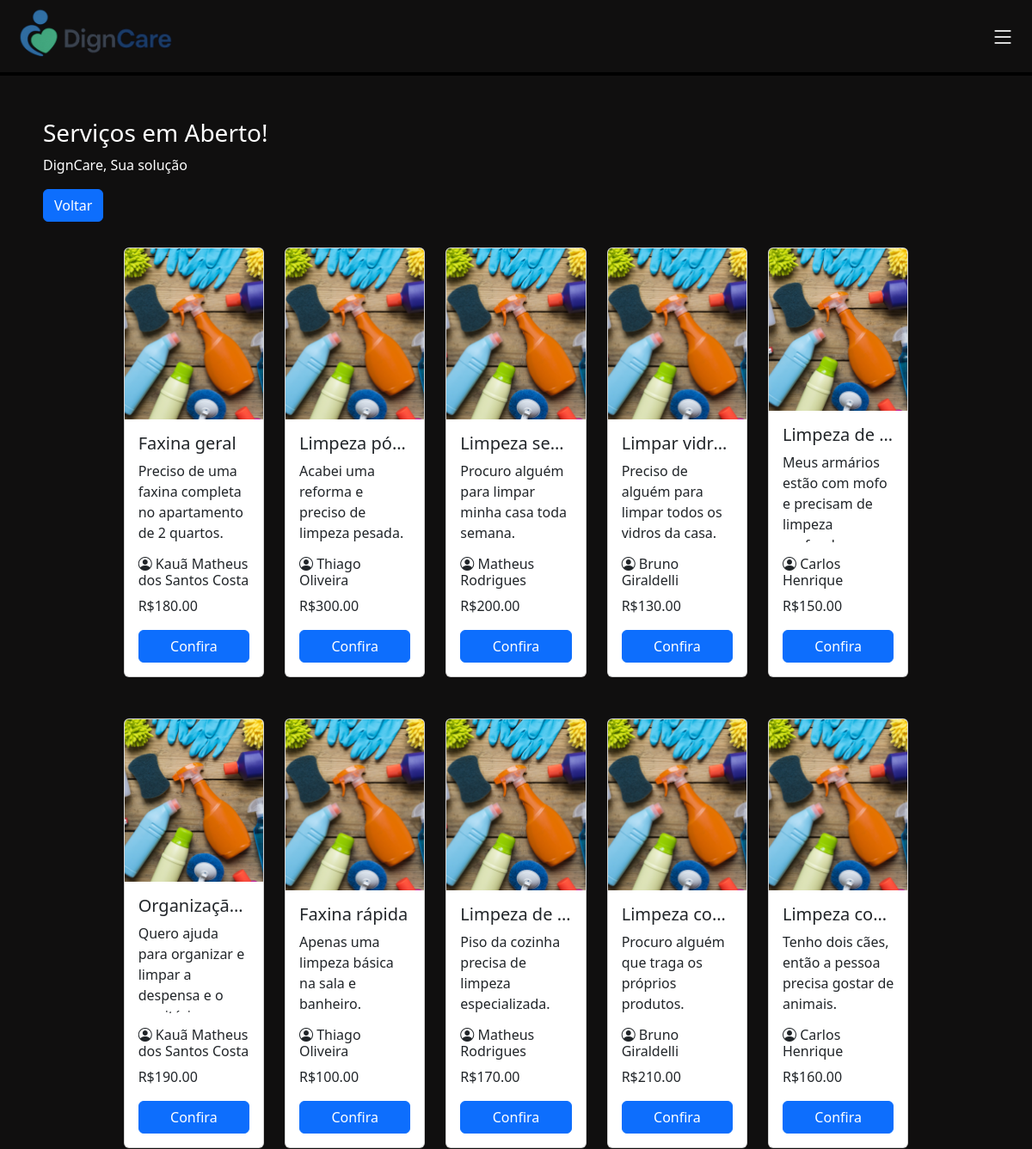
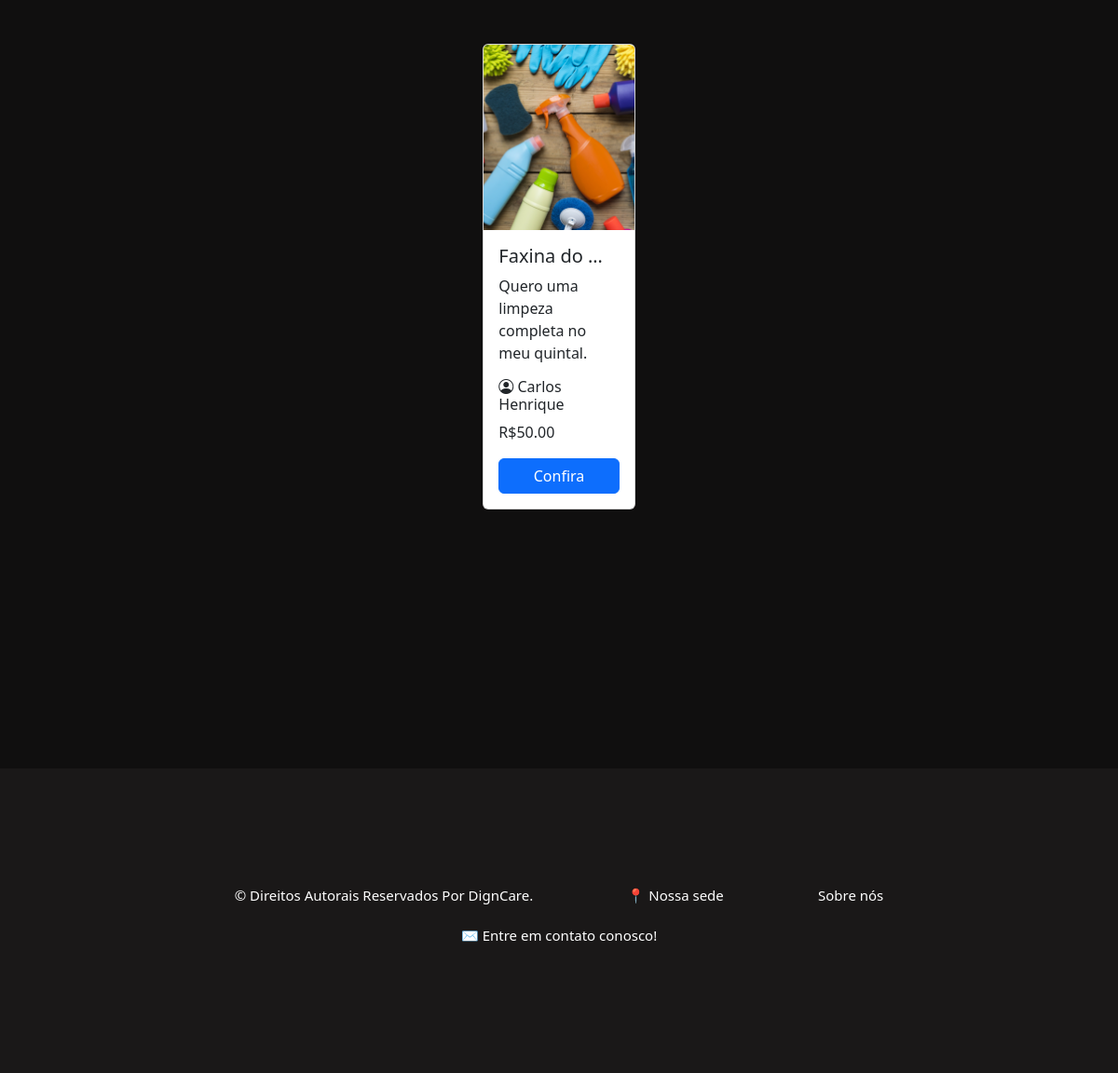
The app's page /html/servicos_abertos.php?filtro=3 (signed in) with its own data (2 pictures, top to bottom).
### tables this page shows
CREATE TABLE `servico` (
  `servico_id` int NOT NULL AUTO_INCREMENT,
  `user_id_contratante` int NOT NULL,
  `user_id_contratado` int DEFAULT NULL,
  `local_id` int DEFAULT NULL,
  `tipoServico_id` int NOT NULL,
  `servico_data_criado` date DEFAULT NULL,
  `servico_data_realizado` date DEFAULT NULL,
  `servico_titulo` varchar(45) NOT NULL,
  `servico_descricao` varchar(250) DEFAULT NULL,
  `servico_valor` decimal(10,2) NOT NULL,
  `servico_status` varchar(45) DEFAULT NULL,
  PRIMARY KEY (`servico_id`),
  KEY `user_id_contratante_idx` (`user_id_contratante`),
  KEY `user_id_contratado_idx` (`user_id_contratado`),
  KEY `local_id_idx` (`local_id`),
  KEY `tipoServico_id_idx` (`tipoServico_id`)
);

CREATE TABLE `usuario` (
  `usr_id` int NOT NULL AUTO_INCREMENT,
  `usr_nome` varchar(50) NOT NULL,
  `usr_cpf` varchar(45) NOT NULL,
  `usr_idade` int DEFAULT NULL,
  `usr_tipo` varchar(45) DEFAULT NULL,
  `usr_email` varchar(45) NOT NULL,
  `usr_senha` varchar(100) NOT NULL,
  `tipoServico_id` int DEFAULT NULL,
  `usr_descricao` varchar(250) DEFAULT NULL,
  `local_id` int DEFAULT NULL,
  PRIMARY KEY (`usr_id`),
  UNIQUE KEY `usr_cpf_UNIQUE` (`usr_cpf`),
  UNIQUE KEY `usr_email_UNIQUE` (`usr_email`),
  UNIQUE KEY `local_id_UNIQUE` (`local_id`),
  KEY `tipoServico_id_idx` (`tipoServico_id`),
  KEY `local_id_idx` (`local_id`),
  CONSTRAINT `local_id` FOREIGN KEY (`local_id`) REFERENCES `localizacao` (`local_id`),
  CONSTRAINT `tipoServico_id` FOREIGN KEY (`tipoServico_id`) REFERENCES `tiposervico` (`tipoServico_id`)
);

### html/servicos_abertos.php (the view, shortened to what this page needs)
<!DOCTYPE html>
<html lang="pt-br">
<head>
    <link rel="stylesheet" href="/CSS/serviços_abertos.css">
    <link href="https://cdn.jsdelivr.net/npm/bootstrap@5.3.6/dist/css/bootstrap.min.css" rel="stylesheet"
>
    <link rel="stylesheet" href="https://cdn.jsdelivr.net/npm/bootstrap-icons@1.10.5/font/bootstrap-icons.css">
</head>
<body class="fundo">
  <header>
    <nav class="navbar borda">
      <div class="nav justify-content-start">
        <a href="/html/home.php"><img class="mexe" src="/img/logo_horizontal.png" alt="logo" width="225"></a>
      </div>
      <div class="menu-icon" type="sidbar" data-bs-toggle="offcanvas" data-bs-target="#offcanvasRight" aria-controls="offcanvasRight"><i class="bi bi-list fs-3 iconscss"></i></div>
    </nav>
  </header>
    <section style="margin: 50px;">
    <div class="textcolor" style="margin-bottom: 30px;">
        <h3>Serviços em Aberto!</h3>
        <p>DignCare, Sua solução</p>
        <a href="/html/home_prestador.php" class="btn btn-primary">Voltar</a>
    </div>
    <?php
    require_once '../php/conecta_bd.php';
    $filtro = isset($_GET['filtro']) ? intval($_GET['filtro']) : 0;
    try {
        if ($filtro === 0) {
            echo '<p class="textcolor">Nenhum serviço encontrado para esse filtro.</p>';
        } else {
            $sql = "SELECT s.*, u.usr_nome
                    FROM servico s
                    JOIN usuario u ON s.user_id_contratante = u.usr_id
                    WHERE s.tipoServico_id = :filtro AND s.user_id_contratado IS NULL";
            $stmt = $pdo->prepare($sql);
            $stmt->execute(['filtro' => $filtro]);
            $servicos = $stmt->fetchAll(PDO::FETCH_ASSOC);
            if (count($servicos) > 0) {
                $imagens = [
                    1 => '../img/jardinagem.png',
                    2 => '../img/babá.png',
                    3 => '../img/Limpeza.png',
                    4 => '../img/cozinheiro.png',
                    5 => '../img/cuidadora.png',
                    6 => '../img/manutencao.png',
                    7 => '../img/pets.png',
                    8 => '../img/tutora.png'
                ];
                echo '<div class="row g-4 mb-5 justify-content-center">';
                $contador = 0;
                foreach ($servicos as $servico) {
                    $imagemServico = $imagens[$servico['tipoServico_id']] ?? 'default.jpg';
                    echo '
                        <div class="col-md-2">
                            <div class="card h-100" style="height: 100%; max-height: 500px; min-height: 500px; display: flex; flex-direction: column;">
                                <img id="imagemCategoria" src="' . $imagemServico . '" alt="Imagem da Categoria" class="card-img-top" style="height: 200px; object-fit: cover;">
                                <div class="card-body d-flex flex-column" style="overflow: hidden;">
                                    <h5 class="card-title text-truncate" title="' . htmlspecialchars($servico["servico_titulo"]) . '">
                                        ' . htmlspecialchars($servico["servico_titulo"]) . '
                                    </h5>
                                    <p class="card-text" style="flex: 1; overflow: hidden; text-overflow: ellipsis;">
                                        ' . htmlspecialchars($servico["servico_descricao"]) . '
                                    </p>
                                    <h6><i class="bi bi-person-circle"></i> ' . htmlspecialchars($servico["usr_nome"]) . '</h6>
                                    <p>R$' . htmlspecialchars($servico["servico_valor"]) . '</p>
                                    <a href="/php/aceitar_servico.php?servico_id=' . $servico["servico_id"] . '" class="btn btn-primary mt-auto">Confira</a>
                                </div>
                            </div>
                        </div>
                    ';
                    $contador++;
                    if ($contador % 5 === 0 && $contador < count($servicos)) {
                        echo '</div><div class="row g-4 mb-5 justify-content-center">';
                    }
                }
                echo '</div>';
            } else {
                echo '<p class="textcolor">Nenhum serviço encontrado para esse filtro.</p>';
            }
        }
    } catch (PDOException $e) {
        echo "Erro ao buscar serviços: " . $e->getMessage();
    }
    ?>
</section>
    <footer class="texto">
        <p class="mexe">&copy; Direitos Autorais Reservados Por DignCare.</p>
        <p ><a class="mexe" href="https://maps.app.goo.gl/9GVxGAeCZJMZK6yYA" target="_blank">📍 Nossa sede</a></p>
        <p ><a class="mexe" href="/html/sobre.php">Sobre nós</a></p>
        <p ><a class="mexe" href="mailto:digncare@gmail.com">✉ Entre em contato conosco!</a></p>
    </footer>
</body>
</html>

### CSS/serviços_abertos.css (style rules this page uses)
body { opacity: 0; transition: opacity 0.5s ease-in; }
body.loaded { opacity: 1; }
.fundo { background-color: rgba(16, 15, 15, 1) !important; }
.borda { border-bottom: 4px solid black; }
.textcolor { color: white !important; }
.mexe { transition: transform 0.3s ease; }
.iconscss { color:white; }
footer { margin-top: 15%; padding: 10%; background-color: rgb(26, 24, 24) ; text-align: center; }
footer > a, a:link, a:visited, a:active { text-decoration: none; color: white; }
.iconscss { font-size: 30px; color:white; margin-right: 20px; }
.texto { color: white !important; font-size: 20px !important; }

### CSS/corpo_padrao.css (style rules this page uses)
html, body { height: 100%; margin: 0; padding: 0; display: flex; flex-direction: column; }
body { opacity: 0; transition: opacity 0.5s ease-in; }
body.loaded { opacity: 1; }
.fundo { background-color: rgba(16, 15, 15, 1) !important; }
.borda { border-bottom: 4px solid black; }

### CSS/footer.css (style rules this page uses)
footer { margin-top: 10%; padding: 1%; background-color: rgb(26, 24, 24) ; text-align: center; }
footer>p { padding-inline: 5%; display: inline-flex; font-size: 15px !important; }
footer > a, a:link, a:visited, a:active { text-decoration: none; color: white; }
.texto { color: white !important; font-size: 20px !important; }

### records on screen
servico: servico_titulo "Faxina geral", servico_descricao "Preciso de uma faxina completa no apartamento de 2 quartos.", usuario.usr_nome "Kauã Matheus dos Santos Costa", servico_valor "180.00"
servico: servico_titulo "Limpeza pó…", servico_descricao "Acabei uma reforma e preciso de limpeza pesada.", usuario.usr_nome "Thiago Oliveira", servico_valor "300.00"
servico: servico_titulo "Limpeza se…", servico_descricao "Procuro alguém para limpar minha casa toda semana.", usuario.usr_nome "Matheus Rodrigues", servico_valor "200.00"
servico: servico_titulo "Limpar vidr…", servico_descricao "Preciso de alguém para limpar todos os vidros da casa.", usuario.usr_nome "Bruno Giraldelli", servico_valor "130.00"
servico: servico_titulo "Limpeza de…", servico_descricao "Meus armários estão com mofo e precisam de limpeza…", usuario.usr_nome "Carlos Henrique", servico_valor "150.00"
servico: servico_titulo "Organizaçã…", servico_descricao "Quero ajuda para organizar e limpar a despensa e o…", usuario.usr_nome "Kauã Matheus dos Santos Costa", servico_valor "190.00"
servico: servico_titulo "Faxina rápida", servico_descricao "Apenas uma limpeza básica na sala e banheiro.", usuario.usr_nome "Thiago Oliveira", servico_valor "100.00"
servico: servico_titulo "Limpeza de…", servico_descricao "Piso da cozinha precisa de limpeza especializada.", usuario.usr_nome "Matheus Rodrigues", servico_valor "170.00"
servico: servico_titulo "Limpeza co…", servico_descricao "Procuro alguém que traga os próprios produtos.", usuario.usr_nome "Bruno Giraldelli", servico_valor "210.00"
servico: servico_titulo "Limpeza co…", servico_descricao "Tenho dois cães, então a pessoa precisa gostar de animais.", usuario.usr_nome "Carlos Henrique", servico_valor "160.00"
servico: servico_titulo "Faxina do…", servico_descricao "Quero uma limpeza completa no meu quintal.", usuario.usr_nome "Carlos Henrique", servico_valor "50.00"
